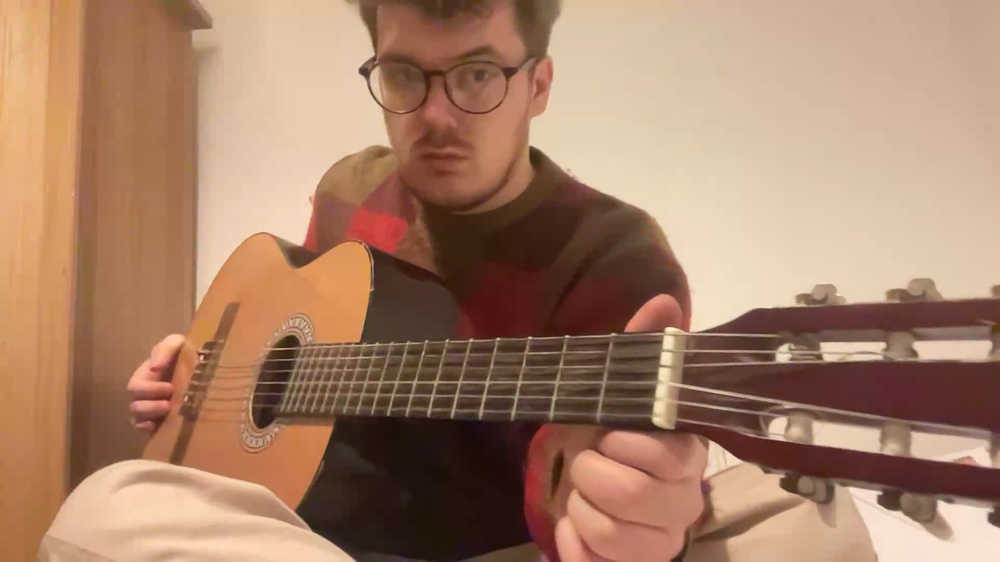
#> input picture neck-tracker/images/perspective2.png, 1000 x 562 px, shrunk from 1920 x 1080 before the run
$ jupyter execute fret-detector-notebook.ipynb
#> lines starting #> are read from the running program, lines starting #| are printed output that depends on the picture
[cell 1]
import cv2
import numpy as np
import time
import matplotlib.pyplot as plt

# ============= PARAMETERS TO TUNE =============
# Visualization
LINE_COLOR = (0, 255, 0)      # Green color for detected lines (BGR)
LINE_THICKNESS = 2            # Line thickness in pixels
EDGE_COLOR = (255, 255, 255)  # White color for edge
# ============================================

[cell 2]
def show_cv2_image(image, figsize=(12, 10)):
    plt.figure(figsize=figsize)  # Add this line
    image_rgb = cv2.cvtColor(image, cv2.COLOR_BGR2RGB)

    plt.imshow(image_rgb)
    plt.axis('off')  # Hide axes
    plt.show()

[cell 3]
image_path = "images/perspective2.png"
image = cv2.imread(image_path)
#> image is the input picture: shape (562, 1000, 3); mean B, G, R 104.5, 129.3, 167.5
show_cv2_image(image)

[cell 4]
# Canny edge detection
CANNY_LOW_THRESHOLD = 50       # Lower = more edge pixels detected
CANNY_HIGH_THRESHOLD = 150     # Higher = only strong edges kept

# Preprocessing
BLUR_KERNEL_SIZE = 3         # Gaussian blur kernel size (must be odd)

def get_canny_edges(frame):
    """
    Extract Canny edge detection from frame.

    Args:
        frame: Input BGR image

    Returns:
        edges: Binary edge image
        edges_bgr: BGR version for visualization
    """
    # Convert to grayscale
    gray = cv2.cvtColor(frame, cv2.COLOR_BGR2GRAY)
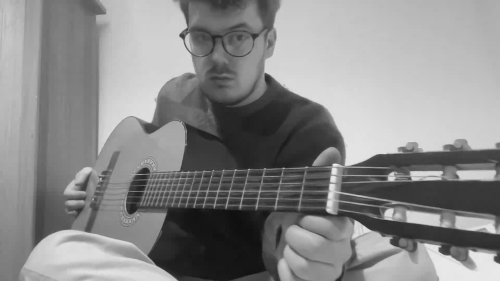
#> gray: shape (562, 1000) (shown at 1/2 size); min 13, max 247, mean 137.9

    # Apply Gaussian blur to reduce noise
    blurred = cv2.GaussianBlur(gray, (BLUR_KERNEL_SIZE, BLUR_KERNEL_SIZE), 0)

    # Canny edge detection
    edges = cv2.Canny(blurred, CANNY_LOW_THRESHOLD, CANNY_HIGH_THRESHOLD)
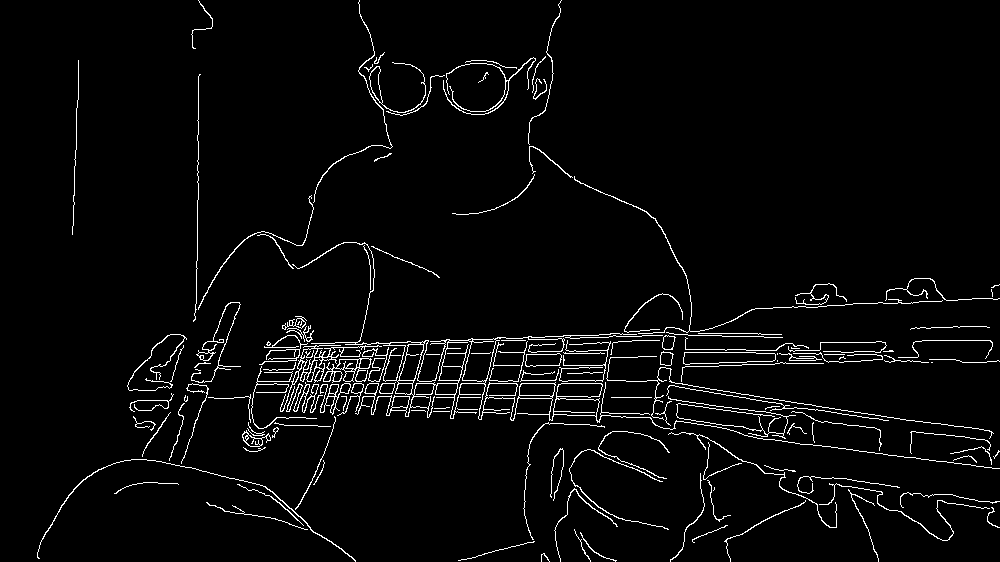
#> edges: shape (562, 1000); 3.4% white in thin lines or dots

    # Convert edges to BGR for visualization
    edges_bgr = cv2.cvtColor(edges, cv2.COLOR_GRAY2BGR)
#> edges_bgr: shape (562, 1000, 3); 3.4% white in thin lines or dots

    return edges, edges_bgr

[cell 5]
edges, edges_bgr = get_canny_edges(image)
show_cv2_image(edges_bgr)

[cell 6]
# Hough Line Detection
HOUGH_RHO = 1                 # Distance resolution in pixels
HOUGH_THETA = np.pi / 180     # Angle resolution in radians (1 degree)
HOUGH_THRESHOLD = 10         # Minimum votes to detect a line
HOUGH_MIN_LINE_LENGTH = 50    # Minimum line length (for HoughLinesP)
HOUGH_MAX_LINE_GAP = 10       # Maximum gap between line segments (for HoughLinesP)


def detect_hough_lines(edges):
    """
    Detect lines using standard Hough transform.

    Args:
        edges: Binary edge image from Canny

    Returns:
        lines: Array of lines in (rho, theta) format, or None if no lines detected
    """
    # HoughLines returns lines in (rho, theta) format
    # rho: distance from origin to the line
    # theta: angle of the line in radians
    lines = cv2.HoughLinesP(edges,HOUGH_RHO,HOUGH_THETA, HOUGH_THRESHOLD, minLineLength=HOUGH_MIN_LINE_LENGTH, maxLineGap=HOUGH_MAX_LINE_GAP)
#> lines = 103 rows, first 6: [557, 374, 608, 371], [829, 408, 880, 415], [830, 446, 905, 457], [596, 413, 676, 414], [820, 342, 885, 342], [655, 401, 771, 415]

    return lines


def filter_lines_by_angle(lines, min_angle, max_angle):
    """
    Filter lines based on their angle from the x-axis (direction ignored).

    Args:
        lines: Array of lines in (x1, y1, x2, y2) format from HoughLinesP
        min_angle: Minimum angle in radians (0 to π/2)
        max_angle: Maximum angle in radians (0 to π/2)

    Returns:
        filtered_lines: Array of lines within the specified angle range, or None if no lines pass

    Note:
        - Angle is measured from the positive x-axis (0 = horizontal, π/2 = vertical)
        - Direction is ignored: both directions of a line are treated as the same angle
        - Use 0 to π/2 radian range regardless of line direction
    """
    if lines is None:
        return None

    filtered = []

    for line in lines:
        x1, y1, x2, y2 = line[0]

        # Calculate angle from x-axis using arctan2
        # arctan2(dy, dx) gives angle in radians from -π to π
        angle = np.arctan2(y2 - y1, x2 - x1)

        # Normalize to 0 to π/2 range (ignore direction)
        angle = np.abs(angle)
        if angle > np.pi / 2:
            angle = np.pi - angle

        # Check if angle is within range
        if min_angle <= angle <= max_angle:
            filtered.append(line)

    if len(filtered) == 0:
        return None

    return np.array(filtered)

[cell 7]
def draw_hough_lines(image, lines):
    """
    Draw all detected Hough lines on the image.

    Args:
        image: BGR image to draw on
        lines: Array of lines in (x1, y1, x2, y2) format from HoughLinesP

    Returns:
        output: Image with lines drawn
    """
    output = image.copy()

    if lines is None:
        return output

    for line in lines:
        x1, y1, x2, y2 = line[0]

        # Calculate angle for color coding
        angle_rad = np.arctan2(y2 - y1, x2 - x1)
        cos_theta = np.cos(angle_rad)
        sin_theta = np.sin(angle_rad)

        # Color code based on angle
        origin = [120, 255/2, 255/2]
        line_colour = tuple([int(origin[0]), int(origin[1] + float(cos_theta*255/2)), int(origin[2] + sin_theta*255/2)])

        # Draw the line segment
        cv2.line(output, (x1, y1), (x2, y2), line_colour, LINE_THICKNESS)

    return output

[cell 8]
lines = detect_hough_lines(edges)

with_lines = draw_hough_lines(edges_bgr, lines)
#> the loop in draw_hough_lines, `for line in lines:` made 103 passes
#> (x1, y1, x2, y2, angle_rad, cos_theta, sin_theta, line_colour) on passes 1 to 7: (557, 374, 608, 371, -0.0588, 0.998, -0.0587, (120, 254, 120)), (829, 408, 880, 415, 0.136, 0.991, 0.136, (120, 253, 144)), (830, 446, 905, 457, 0.146, 0.989, 0.145, (120, 253, 146)), (596, 413, 676, 414, 0.0125, 1, 0.0125, (120, 254, 129)), (820, 342, 885, 342, 0, 1, 0, (120, 255, 127)), (655, 401, 771, 415, 0.12, 0.993, 0.12, (120, 254, 142)), (288, 360, 372, 366, 0.0713, 0.997, 0.0712, (120, 254, 136))
#> after the loop in draw_hough_lines, `for line in lines:`:
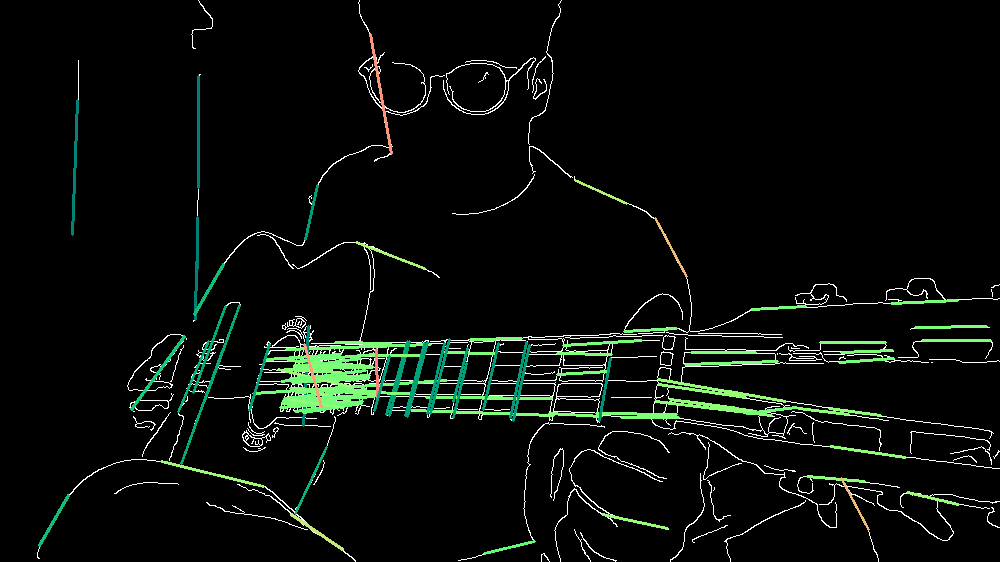
#> output: shape (562, 1000, 3); mean B, G, R 9.8, 13.2, 9.1
show_cv2_image(with_lines)

[cell 9]
vertical_lines = filter_lines_by_angle(lines, min_angle=np.pi/4, max_angle=3*np.pi/4)
#> the loop in filter_lines_by_angle, `for line in lines:` made 103 passes
#> line on passes 28 to 35: [[195, 319, 196, 261]], [[292, 382, 368, 378]], [[294, 388, 349, 400]], [[563, 345, 641, 340]], [[72, 234, 77, 100]], [[204, 401, 239, 305]], [[907, 492, 958, 504]], [[296, 380, 355, 378]]
with_vertical_lines = draw_hough_lines(edges_bgr, vertical_lines)
#> the loop in draw_hough_lines (call 2), `for line in lines:` made 33 passes
#> line on passes 1 to 8: [[303, 425, 308, 326]], [[195, 319, 196, 261]], [[72, 234, 77, 100]], [[204, 401, 239, 305]], [[389, 415, 409, 341]], [[386, 414, 407, 341]], [[370, 34, 391, 153]], [[198, 187, 198, 76]]
#> after the loop in draw_hough_lines (call 2), `for line in lines:`:
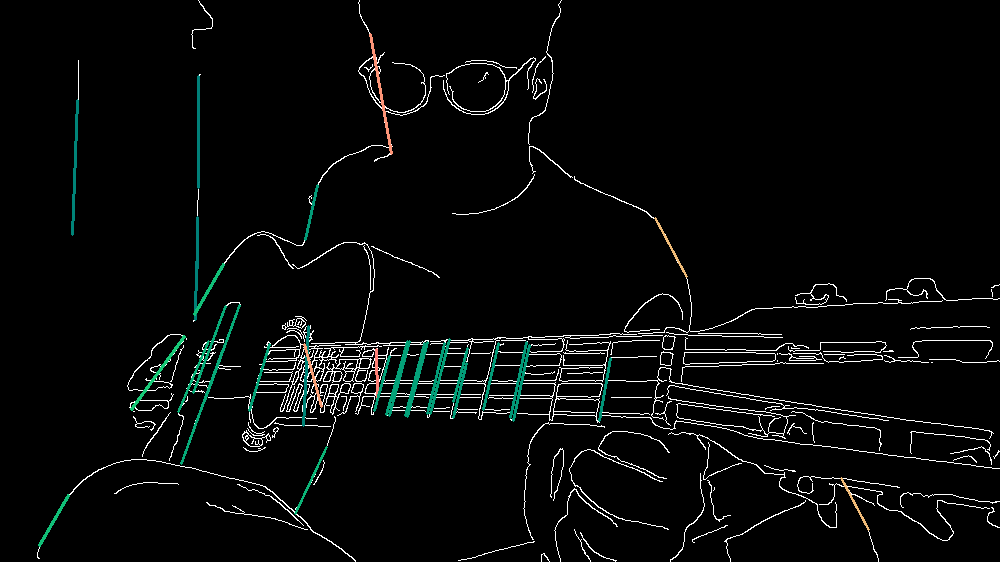
#> output: shape (562, 1000, 3); mean B, G, R 9, 9.5, 8
show_cv2_image(with_vertical_lines, figsize=(24, 20))

[cell 10]
class Vec2d:
    def __init__(self, x, y):
        self.x = x
        self.y = y

class LineSegment:
    def __init__(self, x1, y1, x2, y2):
        self.x1, self.y1 = x1, y1
        self.x2, self.y2 = x2, y2

        self.angle = np.arctan2(y2 - y1, x2 - x1)

        # Calculate m and c (handle vertical lines)
        if x2 - x1 != 0:
            self.m = (y2 - y1) / (x2 - x1)
            self.c = y1 - self.m * x1
            self.is_vertical = False
        else:
            self.m = float('inf')
            self.c = x1  # Store x value for vertical lines
            self.is_vertical = True

    def intersection(self, other):
        """Find intersection point of the infinite lines"""
        if self.is_vertical and other.is_vertical:
            return None  # Parallel vertical lines
        if self.is_vertical:
            x = self.c
            y = other.m * x + other.c
            return Vec2d(x, y)
        if other.is_vertical:
            x = other.c
            y = self.m * x + self.c
            return Vec2d(x, y)
        if self.m == other.m:
            return None  # Parallel lines

        x = (other.c - self.c) / (self.m - other.m)
        y = self.m * x + self.c
        return Vec2d(x, y)

    def point_on_segment(self, x, y):
        """Check if point (x,y) lies within the segment bounds"""
        min_x, max_x = min(self.x1, self.x2), max(self.x1, self.x2)
        min_y, max_y = min(self.y1, self.y2), max(self.y1, self.y2)
        return min_x <= x <= max_x and min_y <= y <= max_y

    # [5 lines left out: function point_distance, not called in this run]

    def closest_point_on_segment(self, pos):
        """Find closest point on segment to given point"""
        dx, dy = self.x2 - self.x1, self.y2 - self.y1
        length_sq = dx**2 + dy**2

        if length_sq == 0:
            return Vec2d(self.x1, self.y1)

        t = max(0, min(1, ((pos.x - self.x1) * dx + (pos.y - self.y1) * dy) / length_sq))
        return Vec2d(self.x1 + t * dx, self.y1 + t * dy)

def point_to_point_dist(p1, p2):
    return np.sqrt((p1.x - p2.x)**2 + (p1.y - p2.y)**2)

def min_distance(l1, l2):
    """Minimum distance between two line segments"""
    # Check if segments intersect
    intersection = l1.intersection(l2)
    if intersection and l1.point_on_segment(intersection.x, intersection.y) and l2.point_on_segment(intersection.x, intersection.y):
        return 0.0

    # Check distances from each endpoint to the other segment
    p1 = Vec2d(l1.x1, l1.y1)
    p2 = Vec2d(l1.x2, l1.y2)
    p3 = Vec2d(l2.x1, l2.y1)
    p4 = Vec2d(l2.x2, l2.y2)

    distances = [
        point_to_point_dist(p1, l2.closest_point_on_segment(p1)),
        point_to_point_dist(p2, l2.closest_point_on_segment(p2)),
        point_to_point_dist(p3, l1.closest_point_on_segment(p3)),
        point_to_point_dist(p4, l1.closest_point_on_segment(p4)),
    ]

    return min(distances)

[cell 11]
from collections import defaultdict

MIN_D_THRESH = 50

line_objs = []

index_to_neigbours_mapping = defaultdict(set)

for line in vertical_lines:
    x1, y1, x2, y2 = line[0]
    line_objs.append(LineSegment(x1,y1,x2,y2))
#> this loop made 33 passes


buckets = []

def get_bucket_index(buckets, index):
    for bucket_index in range(len(buckets)):
        if index in buckets[bucket_index]:
            return bucket_index
    return -1


for line1_index in range(len(line_objs)):
    line1 = line_objs[line1_index]

    bucket_index = get_bucket_index(buckets, line1_index)
    if get_bucket_index(buckets,line1_index) == -1:
        buckets.append({line1_index})

    for line2_index in range(line1_index+1, len(line_objs)):
        line2 = line_objs[line2_index]
        min_d = min_distance(line1,line2)
        if min_d < MIN_D_THRESH:
            buckets[bucket_index].add(line2_index)
#> this loop made 33 passes


#ToDo
# - Find each group of neighbours (connected components, dfs or something)
# - merge all lines in group
# - Draw merged lines
# - Profit

lines_to_draw = []
for bucket in buckets:
    line_index = next(iter(bucket))
    lines_to_draw.append(vertical_lines[line_index])
#> this loop made 12 passes


with_vertical_lines = draw_hough_lines(edges_bgr, lines_to_draw)
#> the loop in draw_hough_lines (call 3), `for line in lines:` made 12 passes
#> line on passes 1 to 8: [[303, 425, 308, 326]], [[195, 319, 196, 261]], [[72, 234, 77, 100]], [[374, 410, 389, 356]], [[370, 34, 391, 153]], [[197, 268, 197, 217]], [[655, 218, 686, 276]], [[841, 478, 868, 529]]
#> after the loop in draw_hough_lines (call 3), `for line in lines:`:
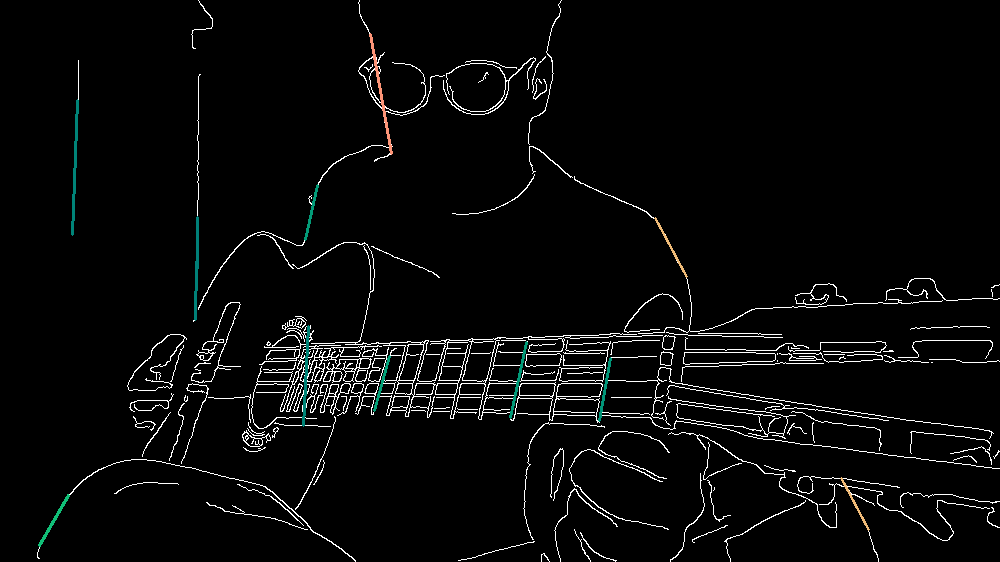
#> output: shape (562, 1000, 3); mean B, G, R 8.8, 9, 8.6
show_cv2_image(with_vertical_lines, figsize=(24, 20))

$ run again, with neck-tracker/images/flat-distance.png copied over neck-tracker/images/perspective2.png
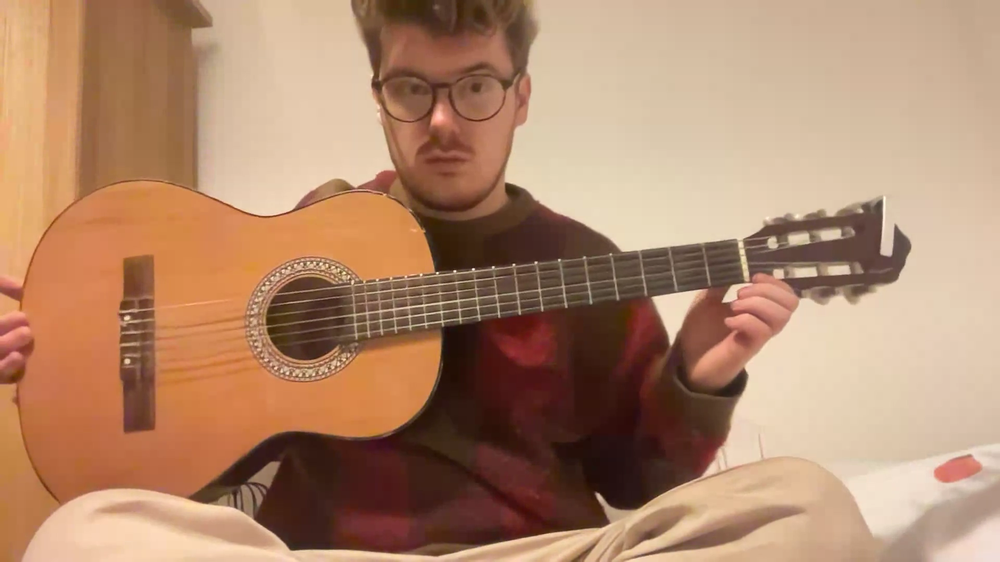
#> input picture neck-tracker/images/flat-distance.png, 1000 x 562 px, shrunk from 1920 x 1080 before the run
#> image is the input picture: shape (562, 1000, 3); mean B, G, R 108.9, 137, 177.1
#> in get_canny_edges, `edges = cv2.Canny(blurred, CANNY_LOW_THRESHOLD, CANNY_HIGH_THRESHOLD)`:
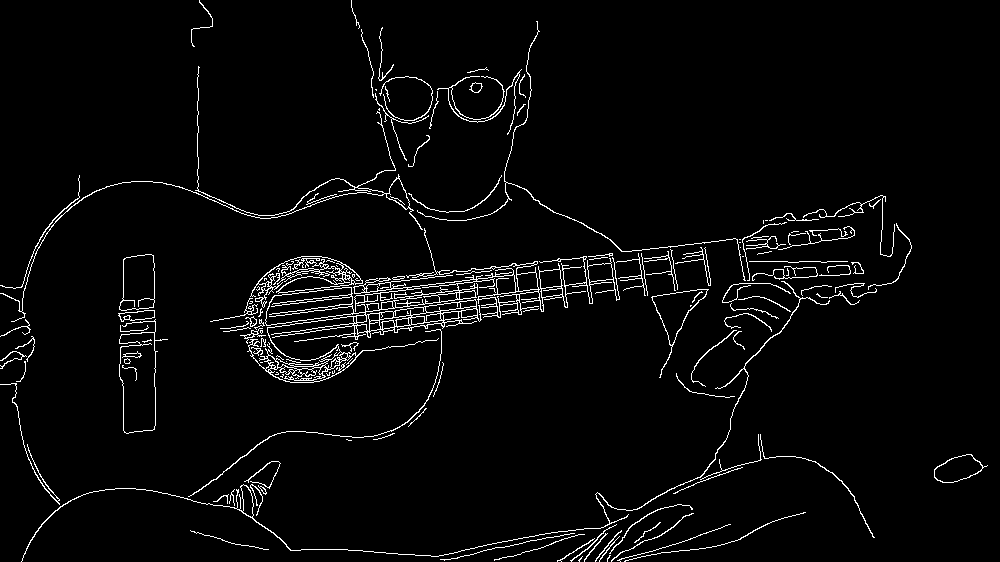
#> edges: shape (562, 1000); 3.3% white in thin lines or dots
#> edges_bgr: shape (562, 1000, 3); 3.3% white in thin lines or dots
#> in detect_hough_lines, `lines = cv2.HoughLinesP(edges,HOUGH_RHO,HOUGH_THETA, HOUGH_THRESHOLD, ..`: lines = 84 rows, first 6: [252, 296, 543, 261], [318, 320, 381, 314], [245, 337, 379, 320], [352, 301, 459, 293], [468, 323, 520, 308], [250, 326, 313, 319]
#> the loop in draw_hough_lines, `for line in lines:` made 84 passes
#> (x1, y1, x2, y2, angle_rad, cos_theta, sin_theta, line_colour) on passes 1 to 7: (252, 296, 543, 261, -0.12, 0.993, -0.119, (120, 254, 112)), (318, 320, 381, 314, -0.095, 0.995, -0.0948, (120, 254, 115)), (245, 337, 379, 320, -0.126, 0.992, -0.126, (120, 253, 111)), (352, 301, 459, 293, -0.0746, 0.997, -0.0746, (120, 254, 117)), (468, 323, 520, 308, -0.281, 0.961, -0.277, (120, 250, 92)), (250, 326, 313, 319, -0.111, 0.994, -0.11, (120, 254, 113)), (385, 311, 436, 305, -0.117, 0.993, -0.117, (120, 254, 112))
#> the loop in filter_lines_by_angle, `for line in lines:` made 84 passes
#> line on passes 28 to 35: [[352, 308, 427, 301]], [[379, 318, 499, 304]], [[460, 307, 519, 301]], [[807, 220, 861, 205]], [[155, 372, 155, 321]], [[242, 315, 307, 256]], [[568, 554, 618, 555]], [[351, 3, 369, 57]]
#> the loop in draw_hough_lines (call 2), `for line in lines:` made 12 passes
#> line on passes 1 to 8: [[20, 327, 25, 274]], [[155, 372, 155, 321]], [[351, 3, 369, 57]], [[240, 329, 313, 256]], [[389, 155, 413, 210]], [[242, 329, 276, 266]], [[247, 327, 316, 256]], [[23, 442, 59, 508]]
#> the loop `for line in vertical_lines:` made 12 passes
#> the loop `for line1_index in range(len(line_objs)):` made 12 passes
#> the loop `for bucket in buckets:` made 7 passes
#> the loop in draw_hough_lines (call 3), `for line in lines:` made 7 passes
#> line on passes 1 to 7: [[20, 327, 25, 274]], [[155, 372, 155, 321]], [[351, 3, 369, 57]], [[251, 321, 312, 258]], [[424, 228, 444, 303]], [[23, 442, 59, 508]], [[197, 156, 197, 101]]
#> after the loop in draw_hough_lines (call 3), `for line in lines:`:
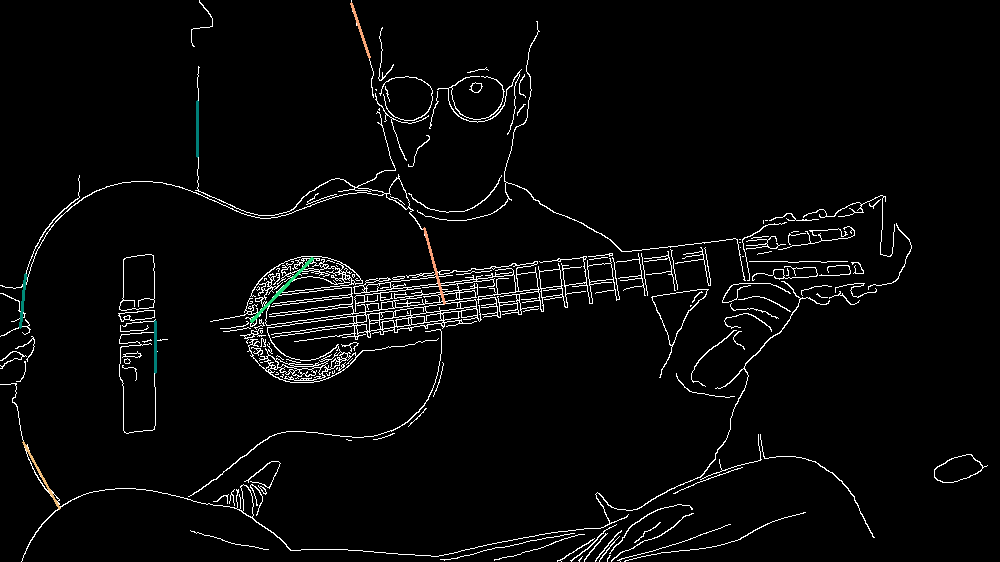
#> output: shape (562, 1000, 3); mean B, G, R 8.6, 8.7, 8.6
